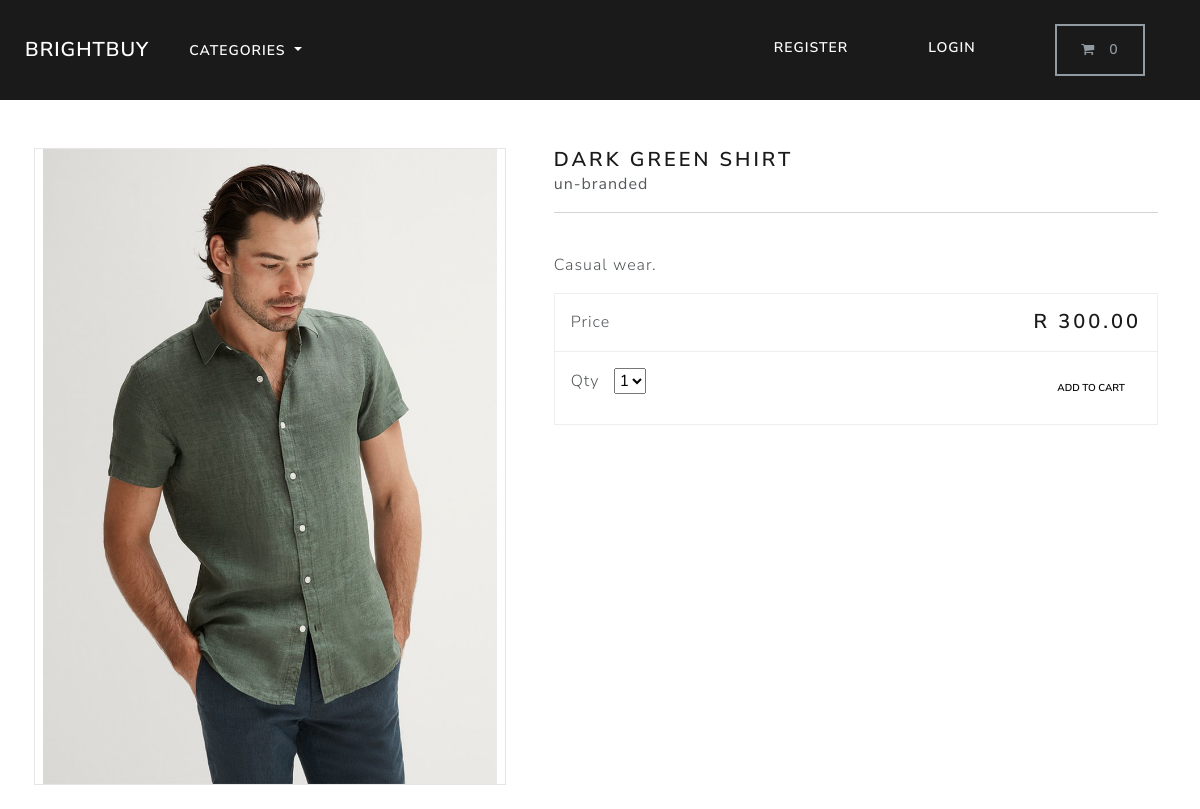
/product/dark-green-shirt/, run on the app's committed database.
### store/models.py (models this page shows, shortened)
class Product(models.Model):
    category = models.ForeignKey(Category, related_name='product', on_delete=models.CASCADE, null=True)
    title = models.CharField(max_length=250)
    brand = models.CharField(max_length=250, default='un-branded')
    description = models.TextField(blank=True)
    slug = models.SlugField(max_length=255)
    price = models.DecimalField(max_digits=6,decimal_places=2)
    image = models.ImageField(upload_to='images/')
    class Meta:
        verbose_name_plural = 'products'

### store/views.py (the view)
# urls.py: path('product/<slug:slug>/',views.product_info,name='product-info'),
def product_info(request,slug):
    product = get_object_or_404(Product, slug= slug)
    context = {'product': product}
    return render(request, 'store/product-info.html', context)

### cart/cart.py (called while the page is built)
    def __len__(self):
        return sum(item['qty'] for item in self.cart.values() )

### cart/context_processor.py (called while the page is built)
def cart(request):
    return{'cart':Cart(request)}

### store/models.py (called while the page is built)
    def get_absolute_url(self):
        return reverse("list-category", args=[self.slug])

### store/views.py (called while the page is built)
def categories(request):
    all_categories = Category.objects.all()
    return{'all_categories':all_categories}

### store/templates/store/product-info.html (shortened to what this page needs)
{% extends "./base.html" %}
{% load static %}
{% block content %}
<div class="container">
    <main class="pt-5">
        <div class="row g-3">
            <div class="col-md-5 col-lg-5 order-md-first bg-light">
                <img class="img-fluid mx-auto d-block" alt="Responsive image" src="{{product.image.url}}">
            </div>
            <div class="col-md-7 col-lg-7 ps-md-3 ps-lg-5">
                <h1 class="mb-0 h4">{{product.title}}</h1>
                <strong>{{product.brand}}</strong>
                <hr>
                <br>
                <p> {{product.description}} </p>
                <div class="border">
                    <div class="col border-bottom">
                        <div class="row p-3">
                            <div class="col-6"> Price </div>
                            <div class="col-6 text-end"><span class="h4 fw-bold">R {{product.price}} </span></div>
                        </div>
                    </div>
                    <div class="col">
                        <div class="row p-3">
                            <div class="col-6">
                                <label for="select">Qty</label>
                                <select id="select">
                                    <option value="1">1</option>
                                </select>
                            </div>
                            <div class="col-6 text-end">
                                <button type="button" id="submit-add-button" value="{{product.id}}" class="btn btn-secondary btn-sm">
                                Add to cart
                                </button>
                            </div>
                        </div>
                    </div>
                </div>
            </div>
        </div>
    </main>
    <br>
</div>
{% endblock %}

### data on the page
Product: image (picture), title "DARK GREEN SHIRT", brand "un-branded", description "Casual wear.", price "300.00"
